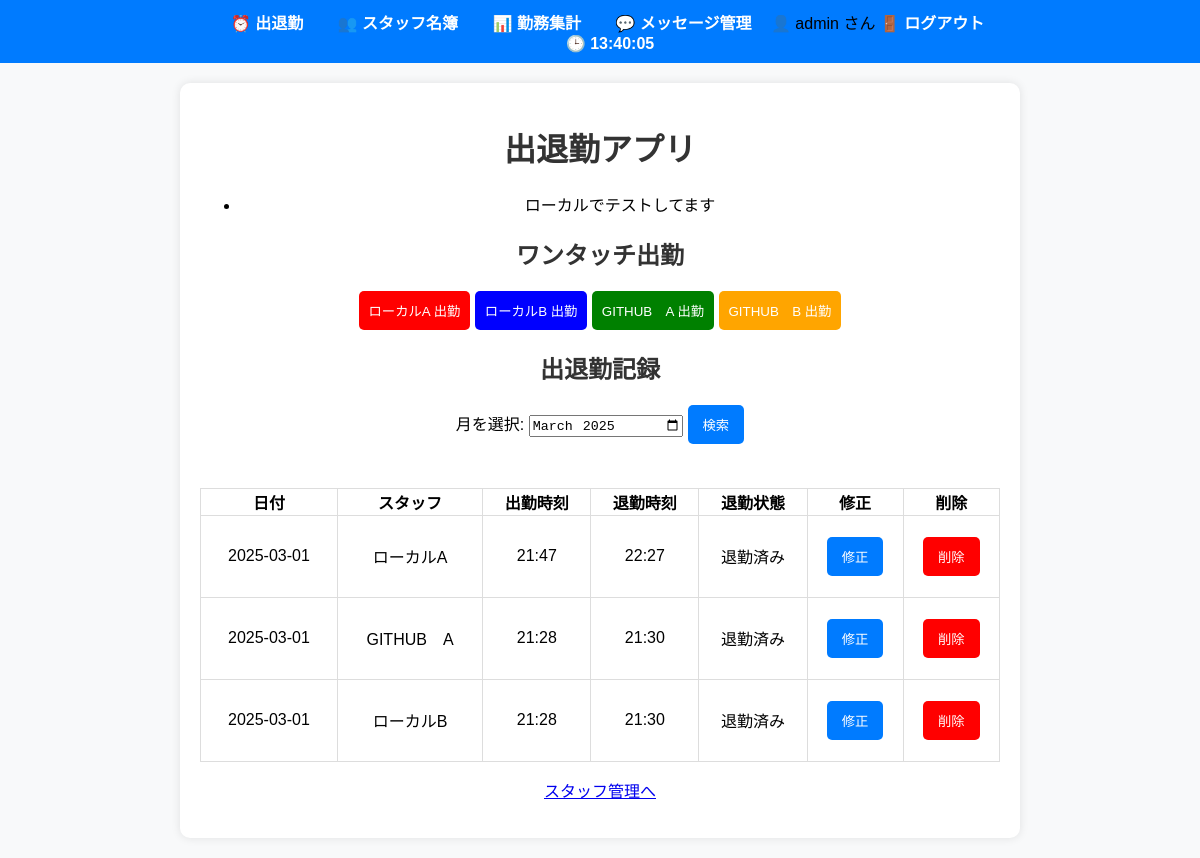
Page /attendance (signed in) on the committed database.
### models.py (models this page shows)
class User(UserMixin, db.Model):
    id = db.Column(db.Integer, primary_key=True)
    username = db.Column(db.String(100), unique=True, nullable=False)
    password = db.Column(db.String(100), nullable=False)  # 本番ではハッシュ化推奨

class Message(db.Model):
    id = db.Column(db.Integer, primary_key=True)
    message_text = db.Column(db.String(255), nullable=False)

class Staff(db.Model):
    id = db.Column(db.Integer, primary_key=True)
    name = db.Column(db.String(100), nullable=False)

class Attendance(db.Model):
    id = db.Column(db.Integer, primary_key=True)
    staff_id = db.Column(db.Integer, db.ForeignKey('staff.id'), nullable=False)
    work_date = db.Column(db.Date, nullable=False)
    clock_in = db.Column(db.Time, nullable=True)
    clock_out = db.Column(db.Time, nullable=True)
    staff = db.relationship('Staff', backref=db.backref('attendances', lazy=True))  # ← 追加！

### routes.py (the view)
@app.route('/attendance', methods=['GET'])
def attendance():
    staff = Staff.query.all()
    selected_month = request.args.get('month', datetime.today().strftime('%Y-%m'))  # デフォルトで今月を表示
    messages = Message.query.all()  # ✅ メッセージを取得
    query = Attendance.query.join(Staff).order_by(Attendance.work_date.desc(), Attendance.clock_in.desc())
    if selected_month:
        query = query.filter(func.strftime('%Y-%m', Attendance.work_date) == selected_month)
    attendance_records = query.all()
    return render_template('attendance.html', staff=staff, attendance_records=attendance_records, selected_month=selected_month, messages=messages)

### routes.py (called while the page is built)
@login_manager.user_loader
def load_user(user_id):
    return User.query.get(int(user_id))

### templates/attendance.html (shortened to what this page needs)
{% extends "base.html" %}
{% block content %}
<h1>出退勤アプリ</h1>
<ul>
    {% if messages %}
        {% for message in messages %}
            <li>{{ message.message_text }}</li>
        {% endfor %}
    {% else %}
        <li>📢 登録されたメッセージはありません。</li>
    {% endif %}
</ul>
<h2>ワンタッチ出勤</h2>
{% set colors = ["red", "blue", "green", "orange", "purple"] %}
{% for person in staff[:5] %}
<form action="{{ url_for('clock_in') }}" method="POST" style="display:inline;">
    <button type="submit" style="background-color: {{ colors[loop.index0 % colors|length] }}; color: white; padding: 10px; border: none; border-radius: 5px; cursor: pointer;">
        {{ person.name }} 出勤
    </button>
</form>
{% endfor %}
<h2>出退勤記録</h2>
<form method="GET">
    <label>月を選択:</label>
    <input type="month" name="month" value="{{ selected_month }}">
    <button type="submit">検索</button>
</form>
<table>
    <tr>
        <th>日付</th>
        <th>スタッフ</th>
        <th>出勤時刻</th>
        <th>退勤時刻</th>
        <th>退勤状態</th>
        <th>修正</th>
        <th>削除</th>
    </tr>
    {% for record in attendance_records %}
    <tr>
        <td>{{ record.work_date }}</td>
        <td>{{ record.staff.name }}</td>
        <td>{{ record.clock_in.strftime('%H:%M') if record.clock_in else '' }}</td>
　　　　　<td>{{ record.clock_out.strftime('%H:%M') if record.clock_out else '' }}</td>
        <td>
            {% if not record.clock_out %}
            <form action="{{ url_for('clock_out', attendance_id=record.id) }}" method="POST">
                <button type="submit">退勤</button>
            </form>
            {% else %}
            退勤済み
            {% endif %}
        </td>
        <td>
            <form action="{{ url_for('edit_attendance', attendance_id=record.id) }}" method="GET">
                <button type="submit">修正</button>
            </form>
        </td>
        <td>
            <form action="{{ url_for('delete_attendance', attendance_id=record.id) }}" method="POST" onsubmit="return confirm('本当に削除しますか？');">
                <button type="submit" style="background-color: red; color: white;">削除</button>
            </form>
        </td>
    </tr>
    {% endfor %}
</table>
<p><a href="{{ url_for('staff_list') }}">スタッフ管理へ</a></p>
{% endblock %}

### templates/base.html (shortened to what this page needs)
<!DOCTYPE html>
<html lang="ja">
<head>
    <link rel="stylesheet" href="{{ url_for('static', filename='style.css') }}">
</head>
<body>
    <nav class="navbar">
        <ul>
            <li><a href="{{ url_for('attendance') }}">⏰ 出退勤</a></li>
            <li><a href="{{ url_for('staff_list') }}">👥 スタッフ名簿</a></li>
            <li><a href="{{ url_for('work_summary') }}">📊 勤務集計</a></li>
            <li><a href="{{ url_for('message_list') }}">💬 メッセージ管理</a></li>
            {% if current_user.is_authenticated %}
        <span>👤 {{ current_user.username }} さん</span>
        <a href="{{ url_for('logout') }}">🚪 ログアウト</a>
    {% else %}
        <a href="{{ url_for('login') }}">🔑 ログイン</a>
    {% endif %}
        </ul>
        <span id="current-time"></span>
    </nav>
    <div class="content">
        {% block content %}{% endblock %}
    </div>
</body>
</html>

### static/style.css (style rules this page uses)
.navbar { background-color: #007bff; padding: 10px 0; text-align: center; }
.navbar ul { list-style: none; padding: 0; margin: 0; }
.navbar li { display: inline; margin: 0 15px; }
.navbar a { text-decoration: none; color: white; font-size: 16px; font-weight: bold; }
#current-time { font-size: 16px; color: white; margin-left: 20px; font-weight: bold; }
body { font-family: Arial, sans-serif; margin: 0; padding: 0; background-color: #f8f9fa; text-align: center; }
.content { max-width: 800px; margin: 20px auto; background: white; padding: 20px; border-radius: 10px; box-shadow: 0 0 10px rgba(0, 0, 0, 0.1); }
h1, h2 { color: #333; }
form { margin: 20px 0; }
button { background-color: #007bff; color: white; border: none; padding: 10px 15px; cursor: pointer; border-radius: 5px; }
table { width: 100%; border-collapse: collapse; background-color: white; }
th, td { border: 1px solid #ddd; padding: }

### rows in the picture
User: username "admin"
Message: message_text "ローカルでテストしてます"
Staff: name "ローカルA"
Staff: name "ローカルB"
Staff: name "GITHUB A"
Staff: name "GITHUB B"
Attendance: work_date "2025-03-01", staff.name "ローカルA", clock_in "21:47", clock_out "22:27", shows "退勤済み"
Attendance: work_date "2025-03-01", staff.name "GITHUB A", clock_in "21:28", clock_out "21:30", shows "退勤済み"
Attendance: work_date "2025-03-01", staff.name "ローカルB", clock_in "21:28", clock_out "21:30", shows "退勤済み"
